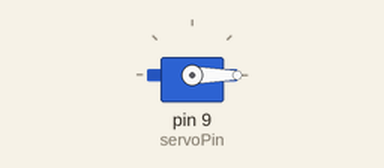
Recording of a sketch running on a simulated Arduino Uno, built with avr-gcc and run on an emulated ATmega328P. Shown: servo.

Above: at 0.05 s.
At 1.5 s:
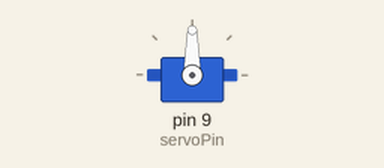
At 3.0 s:
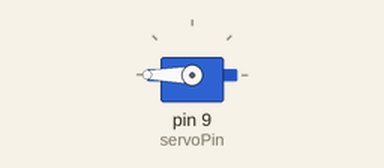
Timing chart, 0 to 6.9 s (numbered marks = the images above):
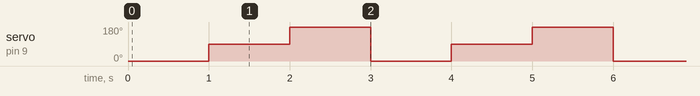

Measured:
- by itself, servo on pin 9 (servoPin): repeats every 3.0 s: 180° 1.0 s, 0° 1.0 s, 90° 1.0 s

The sketch:

servo_motor1.ino
```cpp
#include <Servo.h>  // Include the Servo library

int servoPin = 9;
Servo Servo1;
int offTime = 1000;

void setup() {

   Servo1.attach(servoPin);
}
void loop(){

   Servo1.write(0);
   delay(offTime);

   Servo1.write(90);
   delay(offTime);

   Servo1.write(180);
   delay(offTime);
}
```
